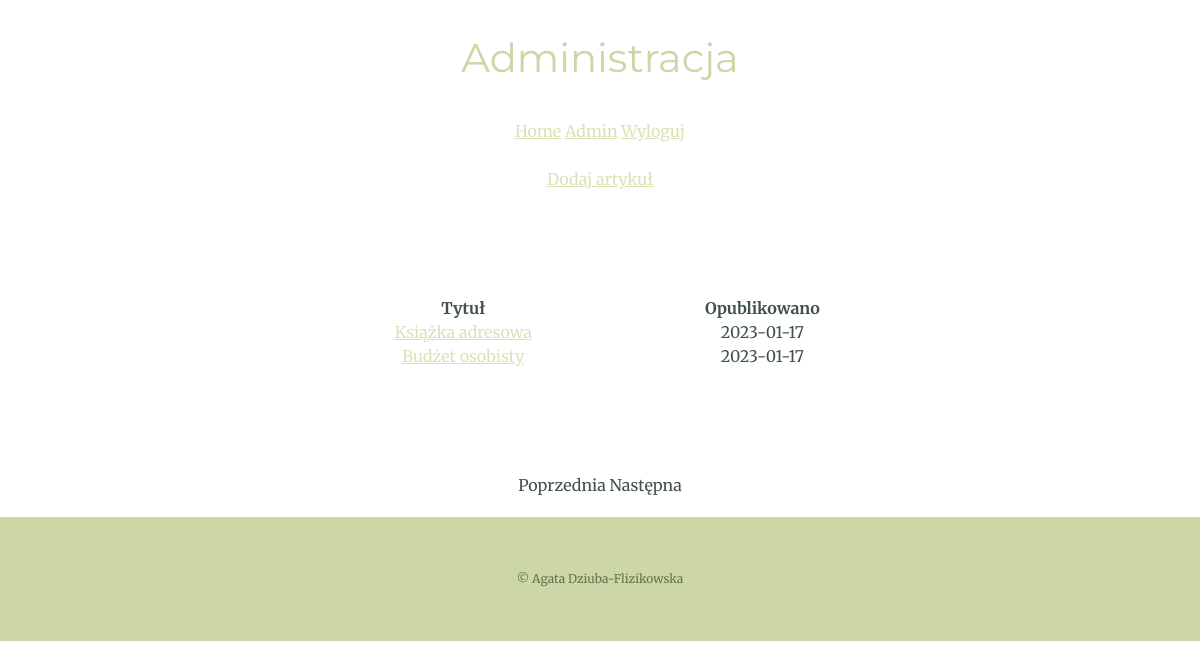
The page /admin/index.php (signed in) on the database its author committed.
### tables this page shows
CREATE TABLE `artykul` (
  `id` int(11) NOT NULL,
  `title` varchar(128) NOT NULL,
  `content` text NOT NULL,
  `published_at` date DEFAULT NULL
);

### classes/Article.php (called while the page is built, shortened)
<?php
class Article
{
    public static function getAll($conn)
    {
        $sql = "SELECT *
                FROM artykul
                ORDER BY published_at;";
        $results = $conn->query($sql);
        return $results->fetchAll(PDO::FETCH_ASSOC);
    }
}

### admin/index.php (the view, shortened to what this page needs)
<?php
$conn = require '../includes/db.php';
$articles = Article::getAll($conn);
?>
<!DOCTYPE html>
<html lang="pl">
<head>
    <link rel="stylesheet" href="/CSS/styles.css">
</head>
<body>
<h2>Administracja</h2>
<?php require '../includes/navigation.php'; ?>
<p><a href="new_article.php">Dodaj artykuł</a></p>
<?php if (empty($articles)) : ?>
<p>Nie znaleziono artykułów</p>
<?php else : ?>
<table class="skill-row" style="text-align:center;">
    <thead>
        <th>Tytuł</th>
        <th>Opublikowano</th>
    </thead>
    <tbody>
        <?php foreach ($articles as $article) : ?>
            <tr>
                <td>
                    <a href="article.php?id=<?= $article['id']; ?>"><?= htmlspecialchars($article['title']); ?></a>
                </td>
                <td>
                    <?php if ($article['published_at']) : ?>
                        <time><?= $article['published_at'] ?></time>
                    <?php else : ?>
                        Nieopublikowano
                        <button class="publish" data-id="<?= $article['id'] ?>">Publikuj</button>
                    <?php endif; ?>
                </td>
            </tr>
        <?php endforeach; ?>
    </tbody>
</table>
<?php require '../includes/pagination.php'; ?>
<?php endif; ?>
<footer class="bottom_container">
  <p class="copyright">© Agata Dziuba-Flizikowska</p>
</footer>
</body>
</html>

### CSS/styles.css (style rules this page uses)
body { color: #40514E; margin: 0px; text-align: center; font-family: 'Merriweather', serif; }
h2 { color: #CCD6A6; font-family: 'Montserrat', sans-serif; font-weight: normal; font-size: 2.5rem; }
a { color:#DAE2B6; }
p { line-height: 2; }
.bottom_container { background-color: #CCD6A6; padding: 50px 0 50px 0; }
.skill-row { width: 50%; margin: 100px auto; text-align: left; }
.copyright { color: #61764B; font-size: 0.75rem; margin: 0; }

### rows shown on the page
artykul: title "Książka adresowa", published_at "2023-01-17"
artykul: title "Budżet osobisty", published_at "2023-01-17"
